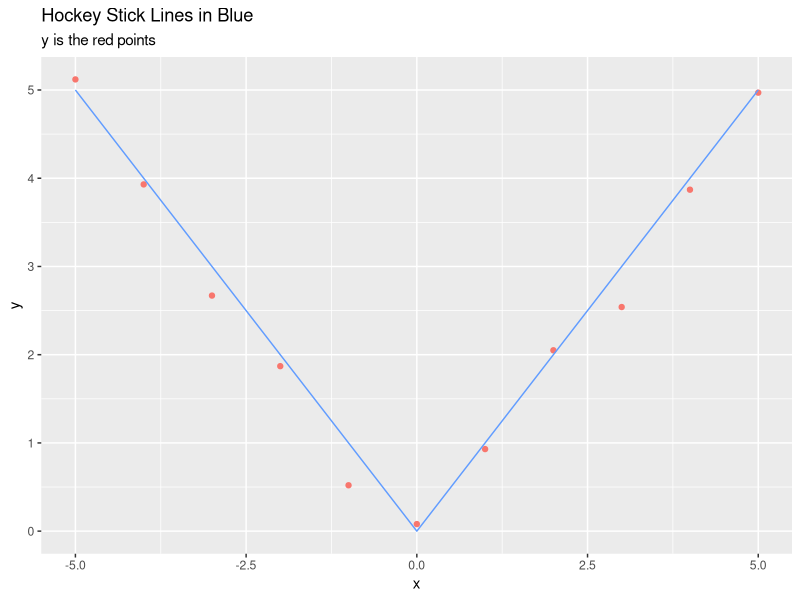

This figure's R source:
## ---- chunk 1
knitr::opts_chunk$set(echo = TRUE, cache = TRUE, message = FALSE, warning = FALSE)
library(rmarkdown)
library(lubridate)
library(magrittr)
library(tidyverse)
library(ggplot2)
## ---- chunk 2
# Loading MASS package to use shuttle dataset.
library(MASS)

# Exploring
str(MASS::shuttle)

# Subsetting the dataset.
MASS::shuttle %>%
    
    # Selecting only use and wind variables.
    dplyr::select(use, wind) %>%
    
    # Releveling the factors following the instructions.
    mutate(use = factor(recode(use, noauto = 0, auto = 1)),
           wind = factor(recode(wind, tail = 0, head = 1))) -> df_q1

# Fitting a Logistic Regression
fit_q1 <- glm(data = df_q1, formula = use ~ wind, family = "binomial")

# Printing the coefficients.
exp(coef(fit_q1))
## ---- chunk 3
# Loading MASS package to use shuttle dataset.
library(MASS)

# Exploring
str(MASS::shuttle);

# Subsetting the dataset.
MASS::shuttle %>%
    
    # Selecting only use and wind variables.
    dplyr::select(use, wind, magn) %>%
    
    # Releveling the factors following the instructions.
    mutate(use = factor(recode(use, noauto = 0, auto = 1)),
           wind = factor(recode(wind, tail = 0, head = 1))) -> df_q2

# Fitting a Logistic Regression
fit_q2 <- glm(data = df_q2, formula = use ~ wind + magn, family = "binomial")

# Printing the summary
summary(fit_q2)$coeff;

# Printing the coefficients.
exp(coef(fit_q2))
## ---- chunk 4
# Loading MASS package to use shuttle dataset.
library(MASS)

# Exploring
str(MASS::shuttle);

# Subsetting the dataset.
MASS::shuttle %>%
    
    # Selecting only use and wind variables.
    dplyr::select(use, wind) %>%
    
    # Releveling the factors following the instructions.
    mutate(use = factor(recode(use, noauto = 1, auto = 0)),
           wind = factor(recode(wind, tail = 0, head = 1))) -> df_q3

# Fitting a Logistic Regression
fit_q3_a <- glm(data = df_q3, formula = use ~ wind, family = "binomial")
fit_q3_b <- glm(data = df_q1, formula = use ~ wind, family = "binomial")

# Printing the coefficients.
coef(fit_q3_a);coef(fit_q3_b)
## ---- chunk 5
# Exploring Insect Spray dataset.
str(InsectSprays)

# Releveling the spray variable.
df_q4 <- InsectSprays %>%
    mutate(spray = fct_relevel(spray, c("B", "A", "C", "D", "E", "F")))

# Fitting the model.
fit_q4 <- glm(data = df_q4, formula = count ~ spray, family = "poisson")

# Printing the coefficients.
exp(coef(fit_q4))
## ---- chunk 6
# Selecting a dataset with treatment and control groups.
df_q5 <- datasets::PlantGrowth %>%
    filter(group %in% c("ctrl", "trt1"))

# Fitting the model - "t"
fit_q5_1 <- glm(data = df_q5, formula = weight ~ group, family = poisson, offset = log(weight))

# Fitting the model - "t2"
fit_q5_2 <- glm(data = df_q5, formula = weight ~ group, family = poisson, offset = log(weight) + log(10))

# Comparing the results.
coef(fit_q5_1);coef(fit_q5_2)
## ---- chunk 7
x <- -5:5
y <- c(5.12, 3.93, 2.67, 1.87, 0.52, 0.08, 0.93, 2.05, 2.54, 3.87, 4.97)
## ---- chunk 8
# Creating the hockey stick with lines meeting in x = 0
stick <- abs(-5:5)

# Creating the data frame.
df_q6 <- data.frame(stick, x, y)


# Fitting a linear model.
fit_q6 <- lm(data = df_q6, formula = y ~ x + stick)

# Printing the coefficients.
summary(fit_q6)$coeff
## ---- chunk 9
ggplot(data = df_q6, aes(x = x, y = y)) + 
    geom_point(color = "#F8766D") + 
    geom_line(aes(x = x, y = stick), color = "#619CFF") + 
    ggtitle(label = "Hockey Stick Lines in Blue", subtitle = "y is the red points")
